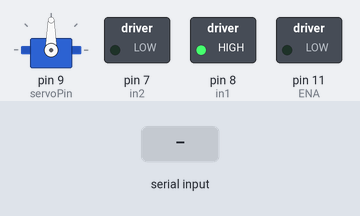
The sketch below on a simulated Arduino Uno, built with avr-gcc and run on an emulated ATmega328P. Parts: servo, switched loads named in the sketch (green lamp = pin HIGH). The test bench sets the inputs (shaded band).

Above: at 1.2 s.
1.3 s: "90;45\n" received over Serial
At 2.5 s:
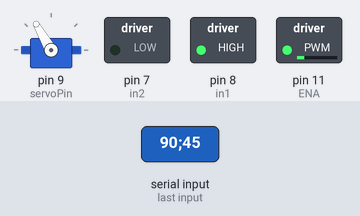
2.8 s: "30;150\n" received over Serial
At 3.6 s:
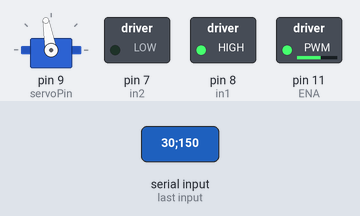
4.3 s: "5\n" received over Serial
At 4.7 s:
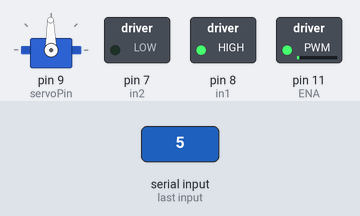
5.8 s: "90\n" received over Serial
At 7.0 s:
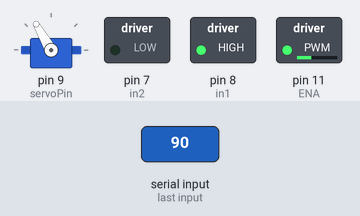
7.3 s: "200\n" received over Serial
At 8.2 s:
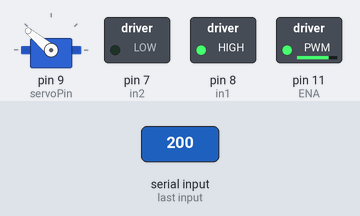
8.8 s: "1;90\n" received over Serial
At 9.4 s:
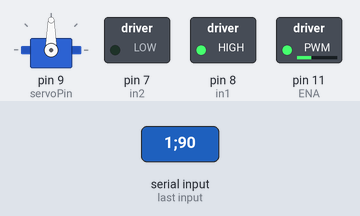
Timing chart, 0 to 11.3 s (numbered marks = the images above; inputs shaded):
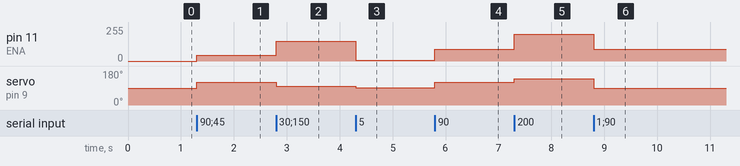

Measured:
- after the input at 1.3 s, pin 11 (ENA): 0/255 → 45/255 at once; servo on pin 9 (servoPin): 90° → 120° at once
- after the input at 2.8 s, pin 11 (ENA): 45/255 → 150/255 at once; servo on pin 9 (servoPin): 120° → 100° at once
- after the input at 4.3 s, pin 11 (ENA): 150/255 → 5/255 at once; servo on pin 9 (servoPin): 100° → 91° at once
- after the input at 5.8 s, pin 11 (ENA): 5/255 → 90/255 at once; servo on pin 9 (servoPin): 91° → 120° at once
- after the input at 7.3 s, pin 11 (ENA): 90/255 → 200/255 at once; servo on pin 9 (servoPin): 120° → 140° at once
- after the input at 8.8 s, pin 11 (ENA): 200/255 → 90/255 at once; servo on pin 9 (servoPin): 140° → 90° at once

The sketch:

ServoAndMotorCC.ino
```cpp
#include <Servo.h>

Servo servoDirection;
int test = 0;
int facteurDirection = 3;

// Servo
int servoPin = 9;

// CC Motor (L298n)
int in1 = 8;
int in2 = 7;
int ENA = 11;

int vitesse = 0;

void setup() {

  Serial.begin(115200);

  servoDirection.attach(servoPin);

  pinMode(in1, OUTPUT);
  pinMode(in2, OUTPUT);
  pinMode(ENA, OUTPUT);

  // sens de rotation moteur
  digitalWrite(in1, 1);
  digitalWrite(in2, 0);

  servoDirection.write(90);
}

void loop() {

  if (Serial.available() > 0) {

    // Lecture des valeurs envoyé par le programme C++ de récupération de valeur du volant
    String input = Serial.readStringUntil('\n');

    //En trouve l'emplacement du séparateur dans la chaine de caractère (Si plusieurs séparateur, renseignez la valeur de départ dans le deuxieme attribut)
    int sep = input.indexOf(';');

    // séparation des valeurs
    String rotStr = input.substring(0, sep);
    String vitesseStr = input.substring(sep + 1);

    //Conversion String to Int
    int rotVolant = rotStr.toInt();
    vitesse = vitesseStr.toInt();

    // Conversion pour le servo
    int angleServo = (rotVolant / facteurDirection) + 90;
    angleServo = constrain(angleServo, 40, 140 );

    servoDirection.write(angleServo);
    analogWrite(ENA, vitesse);

  }
}
```
